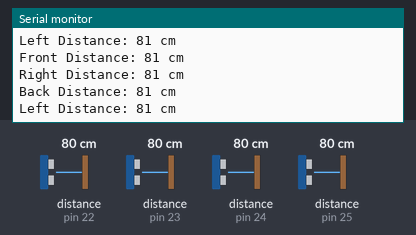
Bench run of a sketch on a simulated Arduino Mega 2560, built with avr-gcc and run on an emulated ATmega2560. Parts: the last lines printed to the serial monitor. Inputs (shaded band) come from the test bench; at power-on: distance to the obstacle (sensors on pin 22, pin 23, pin 24, pin 25) 80 cm. The echo pulse lasts 58.3 µs per cm.

Above: at 1.8 s.
1.9 s: distance to the obstacle (sensor on pin 22) set to 2 cm
3.4 s: distance to the obstacle (sensor on pin 23) set to 2 cm
At 4.7 s:
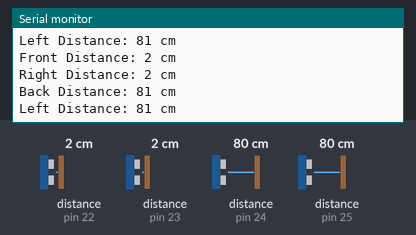
4.9 s: distance to the obstacle (sensor on pin 24) set to 2 cm
At 6.1 s:
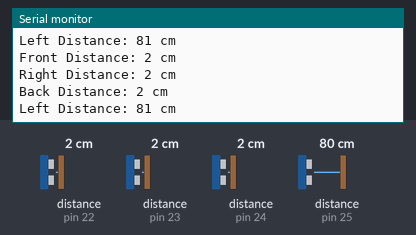
6.4 s: distance to the obstacle (sensor on pin 25) set to 2 cm
At 7.8 s:
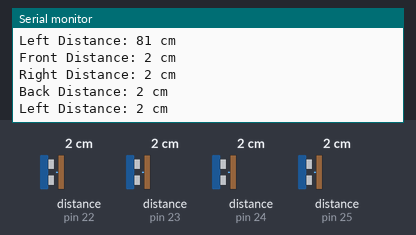
7.9 s: distance to the obstacle (sensor on pin 22) set to 4 cm
9.4 s: distance to the obstacle (sensor on pin 23) set to 4 cm
At 11.2 s:
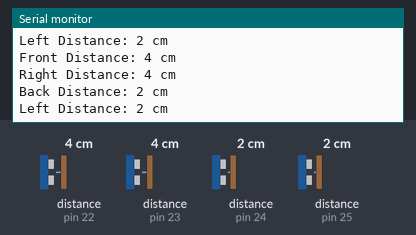
Timing chart, 0 to 11.9 s (numbered marks = the images above; inputs shaded):
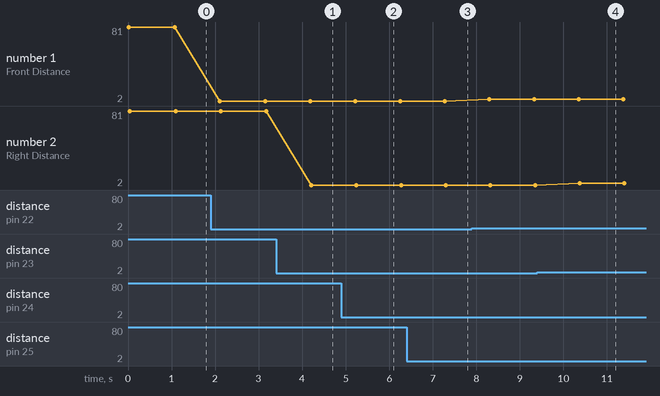

The sketch:

DistanceSensorTest.ino
```cpp
#include <NewPing.h>

#define TRIGGER_PIN_FRONT 22
#define ECHO_PIN_FRONT 22

#define TRIGGER_PIN_RIGHT 23
#define ECHO_PIN_RIGHT 23

#define TRIGGER_PIN_BACK 24
#define ECHO_PIN_BACK 24

#define TRIGGER_PIN_LEFT 25
#define ECHO_PIN_LEFT 25

NewPing sonarFront(TRIGGER_PIN_FRONT, ECHO_PIN_FRONT);
NewPing sonarRight(TRIGGER_PIN_RIGHT, ECHO_PIN_RIGHT);
NewPing sonarBack(TRIGGER_PIN_BACK, ECHO_PIN_BACK);
NewPing sonarLeft(TRIGGER_PIN_LEFT, ECHO_PIN_LEFT);

void setup() {
  Serial.begin(9600);
}

void loop() {
  int frontDistance = sonarFront.ping_cm();
  int rightDistance = sonarRight.ping_cm();
  int backDistance = sonarBack.ping_cm();
  int leftDistance = sonarLeft.ping_cm();

  Serial.print("Front Distance: ");
  Serial.print(frontDistance);
  Serial.println(" cm");

  Serial.print("Right Distance: ");
  Serial.print(rightDistance);
  Serial.println(" cm");

  Serial.print("Back Distance: ");
  Serial.print(backDistance);
  Serial.println(" cm");

  Serial.print("Left Distance: ");
  Serial.print(leftDistance);
  Serial.println(" cm");

  delay(1000);  // Adjust the delay according to your needs
}
```

Measured:
- after the input at 3.4 s, the serial monitor: prints a new line after 0.81 s (image 1)
- after the input at 4.9 s, the serial monitor: prints a new line after 0.37 s (image 2)
- after the input at 6.4 s, the serial monitor: prints a new line after 0.95 s (image 3)
- after the input at 9.4 s, the serial monitor: prints a new line after 0.98 s (image 4)
- plotted number 1: 81 → 2 after the input at 1.9 s, 2 → 4 after the input at 7.9 s
